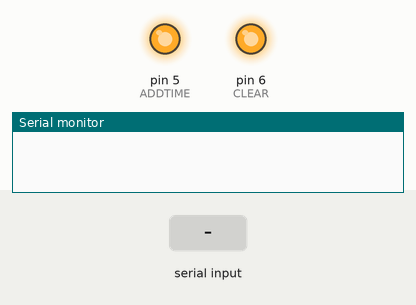
This sketch was run on a simulated Arduino Uno, built with avr-gcc and run on an emulated ATmega328P. On the bench: output pins drawn as LEDs (lit = HIGH), the last lines printed to the serial monitor. Dashed ring = blinking. Inputs (shaded band) come from the test bench.

Above: at 1.2 s.
1.3 s: "3" received over Serial
At 1.55 s:
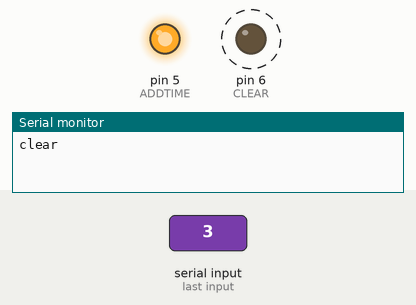
3.1 s: "1" received over Serial
At 4.4 s:
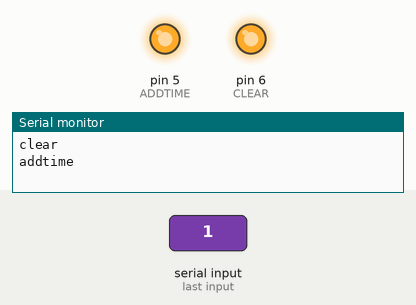
4.7 s: "2" received over Serial
At 5.8 s:
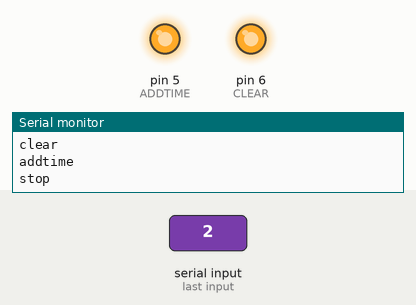
Timing chart, 0 to 7.7 s (numbered marks = the images above; inputs shaded):
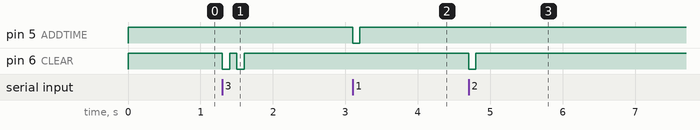

Measured:
- after the input at 1.3 s, pin 6 (CLEAR): alternates HIGH for 0.10 s and LOW for 0.10 s, 4 changes in all, then stays HIGH, starting at once
- after the input at 3.1 s, pin 5 (ADDTIME): HIGH → LOW at once, → HIGH 0.10 s later
- after the input at 4.7 s, pin 6 (CLEAR): HIGH → LOW at once, → HIGH 0.10 s later

The sketch:

cooking.ino
```cpp
#define CLEAR 6
#define ADDTIME 5

char input;

void setup() {
  pinMode(CLEAR, OUTPUT);
  pinMode(ADDTIME, OUTPUT);
  digitalWrite(CLEAR, HIGH);
  digitalWrite(ADDTIME, HIGH);
  Serial.begin(9600);
}

void loop() {
  if (Serial.available()) {
    input = Serial.read();
    switch(input) {
      case '1':
        Serial.println("addtime");
        digitalWrite(ADDTIME, LOW);
        delay(100);
        digitalWrite(ADDTIME, HIGH);
        break;
      case '2':
        Serial.println("stop");
        digitalWrite(CLEAR, LOW);
        delay(100);
        digitalWrite(CLEAR, HIGH);
        break;
      case '3':
        Serial.println("clear");
        digitalWrite(CLEAR, LOW);
        delay(100);
        digitalWrite(CLEAR, HIGH);
        delay(100);
        digitalWrite(CLEAR, LOW);
        delay(100);
        digitalWrite(CLEAR, HIGH);
        break;
      default:
        break;
    }
  }
}
```
